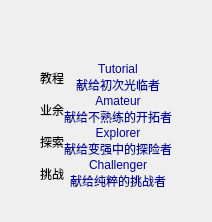
       <widget class="QWidget" name="difficulty_menu">
        <property name="sizePolicy">
         <sizepolicy hsizetype="Expanding" vsizetype="Expanding">
          <horstretch>0</horstretch>
          <verstretch>0</verstretch>
         </sizepolicy>
        </property>
        <property name="styleSheet">
         <string notr="true">#difficulty_menu {
border-image: url(:/myimages/res/othermenu_background.png);
}
#difficulty_menu * {
border-image:url();
}</string>
        </property>
        <layout class="QGridLayout" name="gridLayout_2" rowstretch="20,5,15,15,15,15,15">
         <property name="leftMargin">
          <number>0</number>
         </property>
         <property name="topMargin">
          <number>0</number>
         </property>
         <property name="rightMargin">
          <number>0</number>
         </property>
         <property name="bottomMargin">
          <number>0</number>
         </property>
         <property name="spacing">
          <number>0</number>
         </property>
         <item row="5" column="1">
          <widget class="OptionLabel" name="challenger_label">
           <property name="sizePolicy">
            <sizepolicy hsizetype="Expanding" vsizetype="Expanding">
             <horstretch>0</horstretch>
             <verstretch>0</verstretch>
            </sizepolicy>
           </property>
           <property name="focusPolicy">
            <enum>Qt::TabFocus</enum>
           </property>
           <property name="text">
            <string>挑战</string>
           </property>
           <property name="alignment">
            <set>Qt::AlignCenter</set>
           </property>
          </widget>
         </item>
         <item row="0" column="0" colspan="4">
          <widget class="QLabel" name="difficulty_title">
           <property name="sizePolicy">
            <sizepolicy hsizetype="Expanding" vsizetype="Expanding">
             <horstretch>0</horstretch>
             <verstretch>0</verstretch>
            </sizepolicy>
           </property>
           <property name="styleSheet">
            <string notr="true">border-image: url(:/myimages/res/difficultymenu_title.png);</string>
           </property>
           <property name="text">
            <string/>
           </property>
          </widget>
         </item>
         <item row="3" column="2">
          <widget class="QLabel" name="amateur_sublabel">
           <property name="sizePolicy">
            <sizepolicy hsizetype="Expanding" vsizetype="Expanding">
             <horstretch>0</horstretch>
             <verstretch>0</verstretch>
            </sizepolicy>
           </property>
           <property name="styleSheet">
            <string notr="true">color: rgb(0, 0, 150);</string>
           </property>
           <property name="text">
            <string>Amateur
献给不熟练的开拓者</string>
           </property>
           <property name="alignment">
            <set>Qt::AlignCenter</set>
           </property>
          </widget>
         </item>
         <item row="5" column="2">
          <widget class="QLabel" name="challenger_sublabel">
           <property name="sizePolicy">
            <sizepolicy hsizetype="Expanding" vsizetype="Expanding">
             <horstretch>0</horstretch>
             <verstretch>0</verstretch>
            </sizepolicy>
           </property>
           <property name="styleSheet">
            <string notr="true">color: rgb(0, 0, 150);</string>
           </property>
           <property name="text">
            <string>Challenger
献给纯粹的挑战者</string>
           </property>
           <property name="alignment">
            <set>Qt::AlignCenter</set>
           </property>
          </widget>
         </item>
         <item row="4" column="1">
          <widget class="OptionLabel" name="explorer_label">
           <property name="sizePolicy">
            <sizepolicy hsizetype="Expanding" vsizetype="Expanding">
             <horstretch>0</horstretch>
             <verstretch>0</verstretch>
            </sizepolicy>
           </property>
           <property name="focusPolicy">
            <enum>Qt::TabFocus</enum>
           </property>
           <property name="text">
            <string>探索</string>
           </property>
           <property name="alignment">
            <set>Qt::AlignCenter</set>
           </property>
          </widget>
         </item>
         <item row="1" column="1" colspan="2">
          <spacer name="verticalSpacer_9">
           <property name="orientation">
            <enum>Qt::Vertical</enum>
           </property>
           <property name="sizeHint" stdset="0">
            <size>
             <width>20</width>
             <height>40</height>
            </size>
           </property>
          </spacer>
         </item>
         <item row="4" column="2">
          <widget class="QLabel" name="explorer_sublabel">
           <property name="sizePolicy">
            <sizepolicy hsizetype="Expanding" vsizetype="Expanding">
             <horstretch>0</horstretch>
             <verstretch>0</verstretch>
            </sizepolicy>
           </property>
           <property name="styleSheet">
            <string notr="true">color: rgb(0, 0, 150);</string>
           </property>
           <property name="text">
            <string>Explorer
献给变强中的探险者</string>
           </property>
           <property name="alignment">
            <set>Qt::AlignCenter</set>
           </property>
          </widget>
         </item>
         <item row="2" column="1">
          <widget class="OptionLabel" name="tutorial_label">
           <property name="sizePolicy">
            <sizepolicy hsizetype="Expanding" vsizetype="Expanding">
             <horstretch>0</horstretch>
             <verstretch>0</verstretch>
            </sizepolicy>
           </property>
           <property name="focusPolicy">
            <enum>Qt::TabFocus</enum>
           </property>
           <property name="text">
            <string>教程</string>
           </property>
           <property name="alignment">
            <set>Qt::AlignCenter</set>
           </property>
          </widget>
         </item>
         <item row="1" column="3">
          <spacer name="horizontalSpacer_10">
           <property name="orientation">
            <enum>Qt::Horizontal</enum>
           </property>
           <property name="sizeHint" stdset="0">
            <size>
             <width>40</width>
             <height>20</height>
            </size>
           </property>
          </spacer>
         </item>
         <item row="1" column="0">
          <spacer name="horizontalSpacer_9">
           <property name="orientation">
            <enum>Qt::Horizontal</enum>
           </property>
           <property name="sizeHint" stdset="0">
            <size>
             <width>40</width>
             <height>20</height>
            </size>
           </property>
          </spacer>
         </item>
         <item row="2" column="2">
          <widget class="QLabel" name="tutorial_sublabel">
           <property name="sizePolicy">
            <sizepolicy hsizetype="Expanding" vsizetype="Expanding">
             <horstretch>0</horstretch>
             <verstretch>0</verstretch>
            </sizepolicy>
           </property>
           <property name="focusPolicy">
            <enum>Qt::NoFocus</enum>
           </property>
           <property name="styleSheet">
            <string notr="true">color: rgb(0, 0, 150);</string>
           </property>
           <property name="text">
            <string>Tutorial
献给初次光临者</string>
           </property>
           <property name="alignment">
            <set>Qt::AlignCenter</set>
           </property>
          </widget>
         </item>
         <item row="3" column="1">
          <widget class="OptionLabel" name="amateur_label">
           <property name="sizePolicy">
            <sizepolicy hsizetype="Expanding" vsizetype="Expanding">
             <horstretch>0</horstretch>
             <verstretch>0</verstretch>
            </sizepolicy>
           </property>
           <property name="focusPolicy">
            <enum>Qt::TabFocus</enum>
           </property>
           <property name="text">
            <string>业余</string>
           </property>
           <property name="alignment">
            <set>Qt::AlignCenter</set>
           </property>
          </widget>
         </item>
         <item row="6" column="1" colspan="2">
          <spacer name="verticalSpacer_10">
           <property name="orientation">
            <enum>Qt::Vertical</enum>
           </property>
           <property name="sizeHint" stdset="0">
            <size>
             <width>20</width>
             <height>40</height>
            </size>
           </property>
          </spacer>
         </item>
        </layout>
       </widget>
